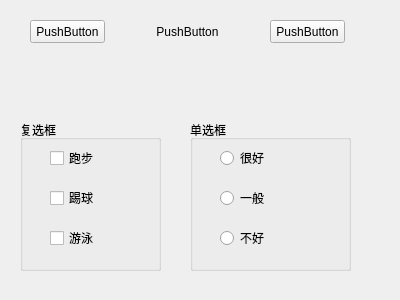
<?xml version="1.0" encoding="UTF-8"?>
<ui version="4.0">
 <class>MyWidget</class>
 <widget class="QWidget" name="MyWidget">
  <property name="geometry">
   <rect>
    <x>0</x>
    <y>0</y>
    <width>400</width>
    <height>300</height>
   </rect>
  </property>
  <property name="windowTitle">
   <string>MyWidget</string>
  </property>
  <widget class="QPushButton" name="pushBtn1">
   <property name="geometry">
    <rect>
     <x>30</x>
     <y>20</y>
     <width>75</width>
     <height>23</height>
    </rect>
   </property>
   <property name="text">
    <string>PushButton</string>
   </property>
   <property name="checkable">
    <bool>true</bool>
   </property>
  </widget>
  <widget class="QPushButton" name="pushBtn2">
   <property name="geometry">
    <rect>
     <x>150</x>
     <y>20</y>
     <width>75</width>
     <height>23</height>
    </rect>
   </property>
   <property name="text">
    <string>PushButton</string>
   </property>
   <property name="flat">
    <bool>true</bool>
   </property>
  </widget>
  <widget class="QPushButton" name="pushBtn3">
   <property name="geometry">
    <rect>
     <x>270</x>
     <y>20</y>
     <width>75</width>
     <height>23</height>
    </rect>
   </property>
   <property name="text">
    <string>PushButton</string>
   </property>
  </widget>
  <widget class="QGroupBox" name="groupBox">
   <property name="geometry">
    <rect>
     <x>20</x>
     <y>120</y>
     <width>141</width>
     <height>151</height>
    </rect>
   </property>
   <property name="title">
    <string>复选框</string>
   </property>
   <widget class="QCheckBox" name="checkBox">
    <property name="geometry">
     <rect>
      <x>30</x>
      <y>30</y>
      <width>71</width>
      <height>16</height>
     </rect>
    </property>
    <property name="text">
     <string>跑步</string>
    </property>
    <property name="tristate">
     <bool>true</bool>
    </property>
   </widget>
   <widget class="QCheckBox" name="checkBox_2">
    <property name="geometry">
     <rect>
      <x>30</x>
      <y>70</y>
      <width>71</width>
      <height>16</height>
     </rect>
    </property>
    <property name="text">
     <string>踢球</string>
    </property>
   </widget>
   <widget class="QCheckBox" name="checkBox_3">
    <property name="geometry">
     <rect>
      <x>30</x>
      <y>110</y>
      <width>71</width>
      <height>16</height>
     </rect>
    </property>
    <property name="text">
     <string>游泳</string>
    </property>
   </widget>
  </widget>
  <widget class="QGroupBox" name="groupBox_2">
   <property name="geometry">
    <rect>
     <x>190</x>
     <y>120</y>
     <width>161</width>
     <height>151</height>
    </rect>
   </property>
   <property name="title">
    <string>单选框</string>
   </property>
   <widget class="QRadioButton" name="radioButton">
    <property name="geometry">
     <rect>
      <x>30</x>
      <y>30</y>
      <width>89</width>
      <height>16</height>
     </rect>
    </property>
    <property name="text">
     <string>很好</string>
    </property>
   </widget>
   <widget class="QRadioButton" name="radioButton_2">
    <property name="geometry">
     <rect>
      <x>30</x>
      <y>70</y>
      <width>89</width>
      <height>16</height>
     </rect>
    </property>
    <property name="text">
     <string>一般</string>
    </property>
   </widget>
   <widget class="QRadioButton" name="radioButton_3">
    <property name="geometry">
     <rect>
      <x>30</x>
      <y>110</y>
      <width>89</width>
      <height>16</height>
     </rect>
    </property>
    <property name="text">
     <string>不好</string>
    </property>
   </widget>
  </widget>
 </widget>
 <layoutdefault spacing="6" margin="11"/>
 <resources/>
 <connections/>
</ui>
